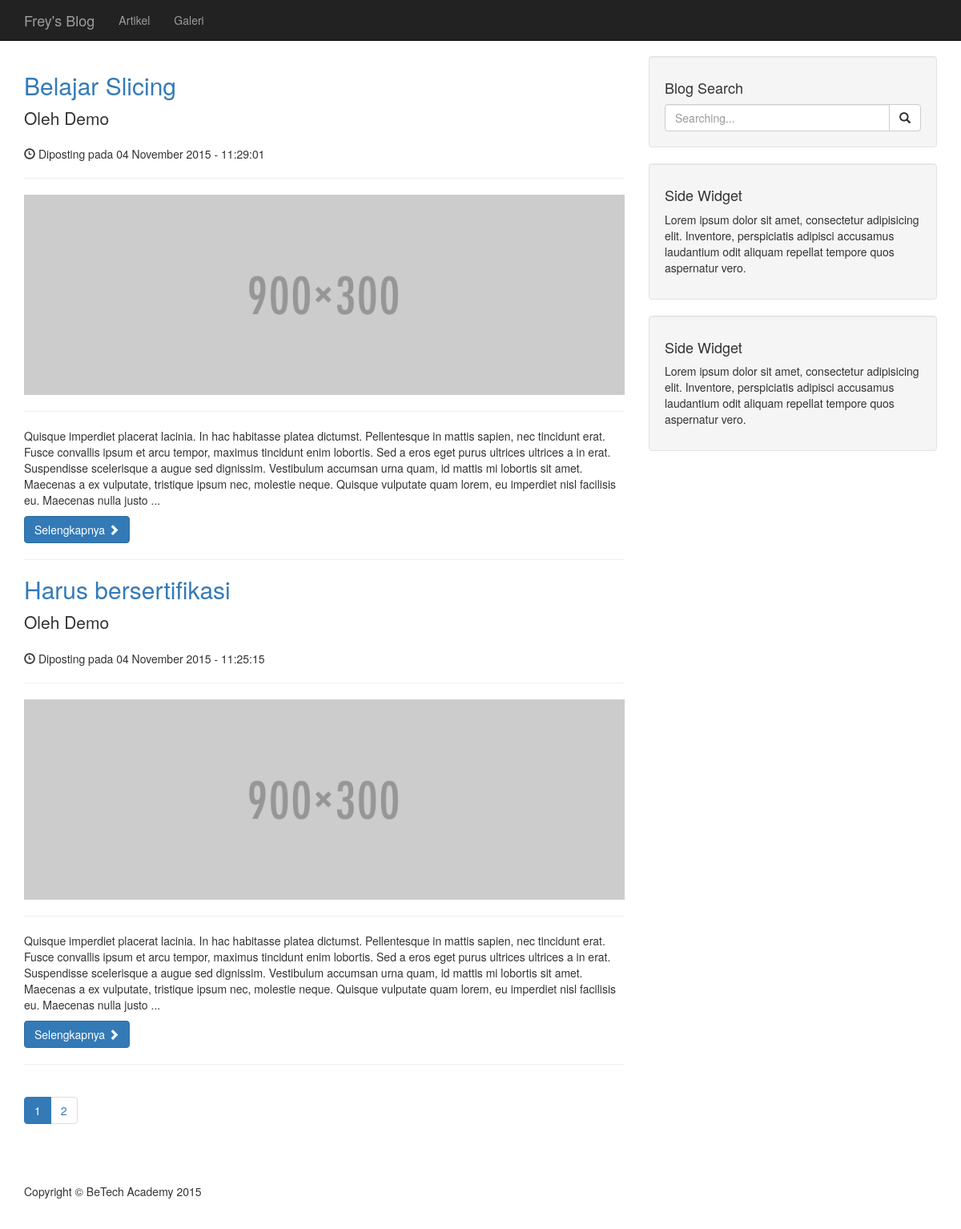
The app's page /article.php with its own data.
### tables this page shows
CREATE TABLE IF NOT EXISTS `tb_article` (
  `article_id` int(4) NOT NULL AUTO_INCREMENT,
  `article_title` varchar(200) NOT NULL,
  `article_content` text NOT NULL,
  `article_datetime` datetime NOT NULL,
  `article_pict` varchar(100) NOT NULL,
  `article_cat_id` int(2) NOT NULL,
  `article_user_id` int(2) NOT NULL,
  `article_publish` enum('Y','N') NOT NULL,
  PRIMARY KEY (`article_id`)
);

CREATE TABLE IF NOT EXISTS `tb_user` (
  `user_id` int(2) NOT NULL AUTO_INCREMENT,
  `user_name` varchar(35) NOT NULL,
  `user_pass` varchar(128) NOT NULL,
  `user_fullname` varchar(50) NOT NULL,
  PRIMARY KEY (`user_id`)
);

### function.php (called while the page is built, shortened)
<?php
function tgl_indo($var,$status = '')
{
	$pecah = explode(' ', $var);
	$jam   = $pecah[1];
	$pecah_tgl = explode('-', $pecah[0]);
	$hari      = $pecah_tgl[2];
	$bln       = $pecah_tgl[1];
	$tahun     = $pecah_tgl[0];
	switch ($bln)
	{
		case '11':
			$bulan = 'November';
			break;
	}
	if($status == '')
		return $hari.' '.$bulan.' '.$tahun.' - '.$jam;
}
?>

### article.php (the view, shortened to what this page needs)
<?php include('header.php'); ?>
<div class="row">
	<div class="col-md-8">
		<?php
			$page = 1;
			$dataPerPage = 2;
			$startRow  = ($page - 1) * $dataPerPage;
			$sql   = "SELECT A.article_id,A.article_title,A.article_content,A.article_datetime,A.article_pict,C.cat_name,U.user_fullname FROM tb_article A,tb_category C, tb_user U WHERE C.cat_id = A.article_cat_id AND U.user_id = A.article_user_id AND A.article_publish = 'Y' ORDER BY A.article_id DESC LIMIT $startRow,$dataPerPage";
			$query = mysqli_query($con,$sql) or die(mysqli_error($con));
			while($data=mysqli_fetch_array($query)) {
		?>
		<h2><a href="article_detail?id=<?php echo $data['article_id']; ?>"><?php echo $data['article_title']; ?></a></h2>
		<p class="lead">Oleh <?php echo $data['user_fullname']; ?></p>
		<p><span class="glyphicon glyphicon-time"></span> Diposting pada <?php echo tgl_indo($data['article_datetime']); ?></p>
		<hr>
		<img class="img-responsive" src="upload/<?php echo $data['article_pict']; ?>" alt="">
		<hr>
		<p><?php echo substr($data['article_content'],0,500); ?> ... </p>
		<a href="article_detail.php?id=<?php echo $data['article_id']; ?>" class="btn btn-primary">Selengkapnya <span class="glyphicon glyphicon-chevron-right"></span></a>
		<hr>
		<?php } ?>
		<?php
			$sql           = "SELECT COUNT(*) AS total FROM tb_article";
			$countTotalRow = mysqli_query($con,$sql) or die(mysqli_error($con));
			$queryResult   = mysqli_fetch_array($countTotalRow);
			$totalRow      = $queryResult['total'];
			$totalPage = ceil($totalRow/$dataPerPage);
			$page = 1;
			echo '<ul class="pagination">';
			while($page <= $totalPage)
			{
				$activePage = ($_GET['page'] == $page) ? 'class="active"' : '';
				echo '<li '.$activePage.'><a href="?page='.$page.'&perPage='.$dataPerPage.'">'.$page.'</a></li>';
		        $page++;
			}
			echo '</ul>';
		?>
	</div>
	<?php include('sidebar.php'); ?>
</div>
<?php include('footer.php'); ?>

### assets/css/blog-home.css (style rules this page uses)
body { padding-top: 70px; }

### records on screen
tb_article: article_title "Belajar Slicing", tb_user.user_fullname "Demo", article_datetime "04 November 2015 - 11:29:01", article_pict (picture), article_content "Quisque imperdiet placerat lacinia. In hac habitasse platea dictumst. Pellentesque in mattis sapien, nec tincidunt erat. Fusce convallis ipsum et arcu tempor, maximus tincidunt enim lobortis. Sed a eros eget purus ultrices ultrices a in erat. Suspendisse scelerisque a augue sed dignissim. Vestibulum accumsan urna quam, id mattis mi lobortis sit amet. Maecenas a ex vulputate, tristique ipsum nec, molestie neque. Quisque vulputate quam lorem, eu imperdiet nisl facilisis eu. Maecenas nulla justo"
tb_article: article_title "Harus bersertifikasi", tb_user.user_fullname "Demo", article_datetime "04 November 2015 - 11:25:15", article_pict (picture), article_content "Quisque imperdiet placerat lacinia. In hac habitasse platea dictumst. Pellentesque in mattis sapien, nec tincidunt erat. Fusce convallis ipsum et arcu tempor, maximus tincidunt enim lobortis. Sed a eros eget purus ultrices ultrices a in erat. Suspendisse scelerisque a augue sed dignissim. Vestibulum accumsan urna quam, id mattis mi lobortis sit amet. Maecenas a ex vulputate, tristique ipsum nec, molestie neque. Quisque vulputate quam lorem, eu imperdiet nisl facilisis eu. Maecenas nulla justo"
